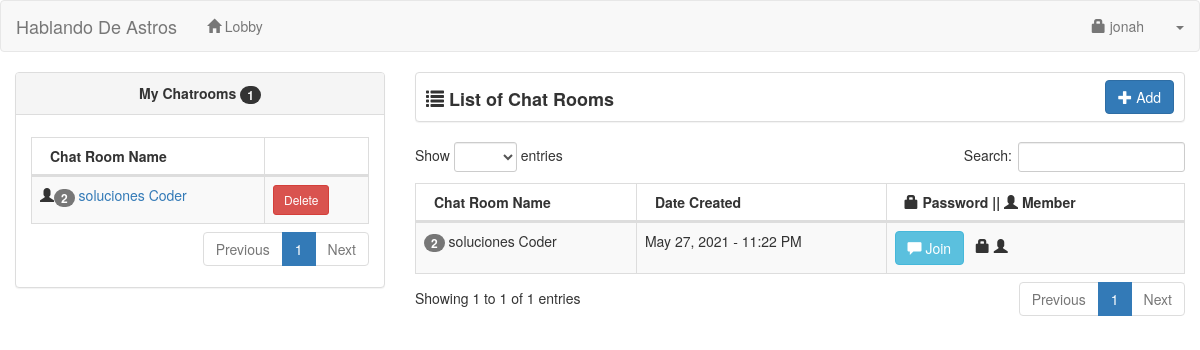
Page /user/ (signed in) on the committed database.
### tables this page shows
CREATE TABLE `user` (
  `userid` int(11) NOT NULL,
  `username` varchar(30) NOT NULL,
  `password` varchar(150) NOT NULL,
  `uname` varchar(60) NOT NULL,
  `photo` varchar(200) NOT NULL,
  `access` int(1) NOT NULL
);

CREATE TABLE `chat_member` (
  `chat_memberid` int(11) NOT NULL,
  `chatroomid` int(11) NOT NULL,
  `userid` int(11) NOT NULL
);

CREATE TABLE `chatroom` (
  `chatroomid` int(11) NOT NULL,
  `chat_name` varchar(60) NOT NULL,
  `date_created` datetime NOT NULL,
  `chat_password` varchar(30) NOT NULL,
  `userid` int(11) NOT NULL
);

### user/session.php (called while the page is built, shortened)
<?php
	include('../conn.php');
	$sq=mysqli_query($conn,"select * from `user` where userid='".$_SESSION['id']."'");
	$srow=mysqli_fetch_array($sq);
	$user=$srow['username'];
?>

### user/header.php (shortened to what this page needs)
<!DOCTYPE html>
<html>
<head>
	<link rel="stylesheet" href="https://maxcdn.bootstrapcdn.com/bootstrap/3.3.6/css/bootstrap.min.css" />
	<link href="../css/dataTables.bootstrap.css" rel="stylesheet">
	<link href="../css/dataTables.responsive.css" rel="stylesheet">
</head>

### user/index.php (shortened to what this page needs)
<?php include('session.php'); ?>
<?php include('header.php'); ?>
<body>
<?php include('navbar.php'); ?>
<div class="container-fluid">
	<div class="row">
		<?php include('mychat.php'); ?>
		<?php include('chatlist.php'); ?>
	</div>
</div>
</body>
</html>

### user/navbar.php (shortened to what this page needs)
<nav class="navbar navbar-default">
    <div class="container-fluid">
		<div class="navbar-header">
			<a class="navbar-brand" href="">Hablando De Astros</a>
		</div>
		<ul class="nav navbar-nav">
			<li><a href="index.php"><span class="glyphicon glyphicon-home"></span> Lobby</a></li>
		</ul>
		<ul class="nav navbar-nav navbar-right">
			<li><a href="#account" data-toggle="modal"><span class="glyphicon glyphicon-lock"></span> <?php echo $user; ?></a></li>
			<li class="dropdown">
				<a class="dropdown-toggle" data-toggle="dropdown" href="#"><span class="caret"></span></a>
			</li>
		</ul>
    </div>
</nav>

### user/mychat.php
<div class="col-lg-4">
	<div class="panel panel-default">
	<?php
		$me=mysqli_query($conn,"select * from chat_member left join chatroom on chatroom.chatroomid=chat_member.chatroomid where chat_member.userid='".$_SESSION['id']."' order by chatroom.date_created desc");
		$numme=mysqli_num_rows($me);
	?>
		<div class="panel-heading"><center><strong>My Chatrooms <span class="badge"><?php echo $numme; ?></span></strong></center></div>
		<div class="panel-body">
		<table width="100%" class="table table-striped table-bordered table-hover" id="myChatRoom">
			<thead>
			<th>Chat Room Name</th>
			<th></th>
			</thead>
			<tbody>
			<?php
				$my=mysqli_query($conn,"select * from chat_member left join chatroom on chatroom.chatroomid=chat_member.chatroomid where chat_member.userid='".$_SESSION['id']."' order by chatroom.date_created desc");
					while($myrow=mysqli_fetch_array($my)){
						$nq=mysqli_query($conn,"select * from chat_member where chatroomid='".$myrow['chatroomid']."'");
						?>
						<tr>
							<td><span class="glyphicon glyphicon-user"></span><span class="badge"><?php echo mysqli_num_rows($nq); ?></span> <a href="chatroom.php?id=<?php echo $myrow['chatroomid']; ?>"><?php echo $myrow['chat_name']; ?></a></td>
							<td>
								<?php
									$memb=mysqli_query($conn,"select * from chatroom where userid='".$_SESSION['id']."' and chatroomid='".$myrow['chatroomid']."'");
									if (mysqli_num_rows($memb)>0){
										?>
										<button type="button" class="btn btn-danger btn-sm delete2" value="<?php echo $myrow['chatroomid']; ?>">Delete</button>
										<?php
									}
									else{
										?>
										<button type="button" class="btn btn-warning btn-sm leave2" value="<?php echo $myrow['chatroomid']; ?>">Leave</button>
										<?php
									}
								?>
							</td>
						</tr>
						<?php
					}
			?>
			</tbody>
		</table>
		</div>
	</div>
</div>

### user/chatlist.php (shortened to what this page needs)
<div class="col-lg-8">
    <div class="panel panel-default" style="height:50px;">
		<span style="font-size:18px; margin-left:10px; position:relative; top:13px;"><strong><span class="glyphicon glyphicon-list"></span> List of Chat Rooms</strong></span>
		<div class="pull-right" style="margin-right:10px; margin-top:7px;">
			<a href="#add_chatroom" data-toggle="modal" class="btn btn-primary"><span class="glyphicon glyphicon-plus"></span> Add</a>
		</div>
	</div>
	<table width="100%" class="table table-striped table-bordered table-hover" id="chatRoom">
        <thead>
            <tr>
                <th>Chat Room Name</th>
				<th>Date Created</th>
				<th><span class="glyphicon glyphicon-lock"></span> Password || <span class="glyphicon glyphicon-user"></span> Member</th>
			</tr>
		</thead>
		<tbody>
		<?php
			$query=mysqli_query($conn,"select * from chatroom order by date_created desc");
			while($row=mysqli_fetch_array($query)){
			?>
			<tr>
				<td>
					<?php
					$num=mysqli_query($conn,"select * from chat_member where chatroomid='".$row['chatroomid']."'");
					?>
					<span class="badge"><?php echo mysqli_num_rows($num); ?></span> <?php echo $row['chat_name']; ?>
				</td>
				<td><?php echo date('M d, Y - h:i A', strtotime($row['date_created'])); ?></td>
				<td><button value="<?php echo $row['chatroomid']; ?>" class="btn btn-info join_chat"><span class="glyphicon glyphicon-comment"></span> Join</button> &nbsp;
					<?php
					if (!empty($row['chat_password'])){
						echo '<span class="glyphicon glyphicon-lock"></span>&nbsp;';
					}
					$qq=mysqli_query($conn,"select * from chat_member where chatroomid='".$row['chatroomid']."' and userid='".$_SESSION['id']."'");
					if (mysqli_num_rows($qq)>0){
						echo '<span class="glyphicon glyphicon-user"></span>';
					}
					?>
				</td>
			</tr>
			<?php
			}
		?>
        </tbody>
    </table>
</div>

### rows in the picture
user: username "jonah"
chat_member: mysqli_num_rows($nq) "2", chatroomid.chat_name "soluciones Coder"
chatroom: mysqli_num_rows($num) "2", chat_name "soluciones Coder", date_created "May 27, 2021 - 11:22 PM", $row['chatroomid'] 5 (drawn)

### other values in the picture
$numme "1"
